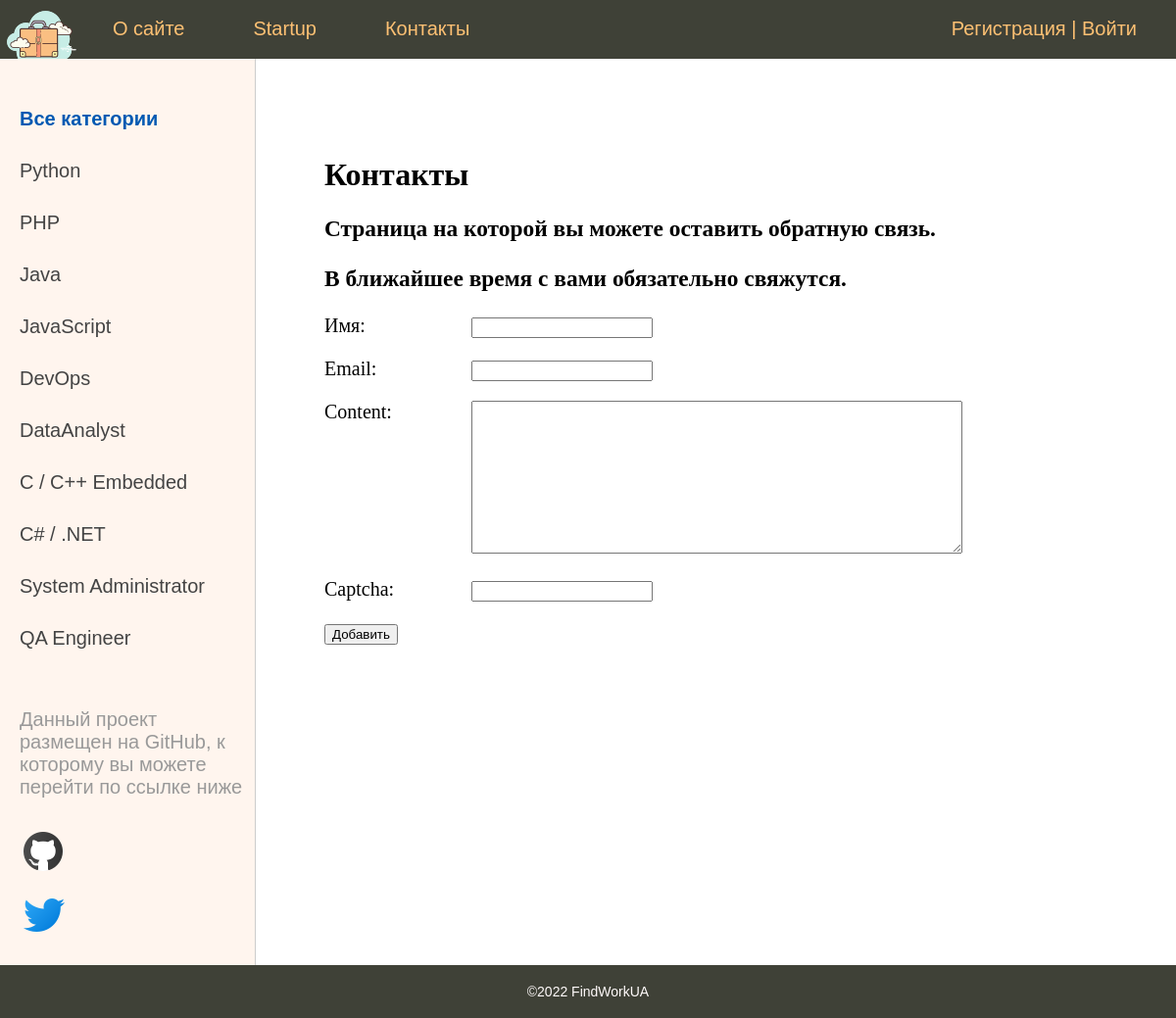
Page /contact/ on the committed database.
### searcherapp/models.py (models this page shows, shortened)
class Category(models.Model):
    name = models.CharField(max_length=100, db_index=True)
    slug = models.SlugField(max_length=255, db_index=True, unique=True, verbose_name='URL')
    def get_absolute_url(self):
        return reverse('category', kwargs={'cat_slug': self.slug})

### searcherapp/views.py (the view, shortened to what this page needs)
# urls.py: path('contact/', ContactFormView.as_view(), name='contact'),
class ContactFormView(DataMixin, FormView):
    form_class = ContactForm
    template_name = 'searcherapp/contact.html'
    success_url = reverse_lazy('home')
    def get_context_data(self, *, object_list=None, **kwargs):
        context = super().get_context_data(**kwargs)
        c_def = self.get_user_context(title="Контакты")
        return dict(list(context.items()) + list(c_def.items()))

### searcherapp/forms.py
class ContactForm(forms.Form):
    name = forms.CharField(label='Имя', max_length=255)
    email = forms.EmailField(label='Email')
    content = forms.CharField(widget=forms.Textarea(attrs={'cols': 60, 'rows': 10}))
    captcha = CaptchaField()

### searcherapp/utils.py (called while the page is built)
    def get_user_context(self, **kwargs):
        context = kwargs
        cats = Category.objects.all()
        user_menu = menu.copy()
        if not self.request.user.is_authenticated:
            user_menu.pop(3)
            user_menu.pop(2)
        context['menu'] = user_menu
        context['cats'] = cats
        if 'cat_selected' not in context:
            context['cat_selected'] = 0
        return context

### searcherapp/templates/searcherapp/contact.html (shortened to what this page needs)
{% extends 'searcherapp/base.html'%}
{% block content %}
<h1>{{title}}</h1>
<h3>Страница на которой вы можете оставить обратную связь.</h3>
<h3><p>В ближайшее время с вами обязательно свяжутся.</h3>
<form method="post">
    {% for f in form %}
     <p><label class="form-label" for="{{ f.id_for_label }}">{{ f.label }}: </label>{{ f }}</p>
    {% endfor %}
    <button type="submit">Добавить</button>
</form>
{% endblock %}

### searcherapp/templates/searcherapp/base.html (shortened to what this page needs)
{% load static %}
{% load searcherapp_tags %}
<!DOCTYPE html>
<html>
<head>
	<link type="text/css" href="{% static 'searcherapp/css/style.css' %}" rel="stylesheet" />
</head>
<body>
<table class="table-page" border=0 cellpadding="0" cellspacing="0">
<tr><td valign=top>
{% block mainmenu %}
		<div class="header">
			<ul id="mainmenu" class="mainmenu">
			<li class="logo"><a href="{% url 'home' %}"><div class="logo"></div></a></li>
{% for m in menu %}
			<li><a href="{% url m.url_name %}">{{m.title}}</a></li>
{% endfor %}
				{% if request.user.is_authenticated %}
				<li class="last">Вы вошли как - {{user.username}} | <a href="{% url 'logout' %}">Выйти</a></li>
				{% else %}
				<li class="last"><a href="{% url 'register' %}">Регистрация</a> | <a href="{% url 'login' %}">Войти</a></li>
				{% endif %}
			</ul>
		</div>
{% endblock mainmenu %}
<table class="table-content" border=0 cellpadding="0" cellspacing="0">
<tr>
	<td valign="top" class="left-chapters">
	<ul id="leftchapters">
{% if cat_selected == 0 %}
		<li class="selected"><h4>Все категории</h4></li>
{% else %}
		<li><a href="{% url 'home' %}"><h4>Все категории</h4></a></li>
{% endif %}
{% for c in cats %}
	{% if c.pk == cat_selected %}
		<li class="selected">{{c.name}}</li>
		{% else %}
		<li><a href="{{ c.get_absolute_url }}">{{c.name}}</a></li>
	{% endif %}
{% endfor %}
		<li class="share">
		<p>Данный проект размещен на GitHub, к которому вы можете перейти по ссылке ниже</p>
		<a class="share-yt" href="https://github.com/Denislvm/work_searches_app" target="_blank" rel="nofollow"></a>
		<a class="twitter" href="https://twitter.com/denislvm69" target="_blank" rel="nofollow"></a>
		</li>
	</ul>
</td>
<td valign="top" class="content">
	<div class="content-text">
{% block content %}
{% endblock %}
</td></tr></table>
</td></tr>
<tr><td valign=top>
	<div id="footer">
		<p align="center"> ©2022 FindWorkUA</p>
	</div>
</td></tr></table>
</body>
</html>

### searcherapp/static/searcherapp/css/style.css (style rules this page uses)
html, body { font-family: 'Arial'; margin: 0; padding: 0; height: 100%; width: 100%; color: #444; }
p { indent-text: 5em; }
a { color: #0059b2; text-decoration: none; }
.table-page { width: 100%; height: 100%; vertical-align: top; }
.table-page tr { height: 100%; }
.header { background: #3F4137; height: 60px; }
.logo { width: 85px; height: 80px; margin-right: 15px 15px 15px 15px; }
ul.mainmenu { list-style: none; margin: 0; padding: 0; height: 60px; color: #fdc073; font-size: 20px; overflow: hidden; }
ul.mainmenu li { float: left; margin: 18px 40px 0 30px; }
ul.mainmenu li.logo { margin: 0; }
ul.mainmenu li.last { float: right; }
ul.mainmenu li a { color: #fdc073; text-decoration: none; }
.table-content { width: 100%; min-height: 100%; height: 100%; }
.left-chapters { margin: 0; background: #FFF5EE; border-right: 1px solid #ccc; min-height: 100%; }
.left-chapters ul { width: 230px; min-height: 100%; margin: 0; padding: 20px 10px 10px 20px; list-style: none; font-size: 20px; }
.left-chapters ul li { margin: 30px 0 0 0; color: #999; }
.left-chapters ul li.selected { color: #0059b2; }
.left-chapters ul li a { color: #444; text-decoration: none; }
.left-chapters ul li.share { margin: 60px 0 0 0; }
.left-chapters ul li.share p { margin: 30px 0 30px 0; }
.left-chapters ul li.share a { display: inline-block; width: 40px; height: 40px; margin: 0 20px 0 0; }
.left-chapters ul li.share a.share-yt { width: 100%; height: 60px; background: url('../images/github.png') no-repeat 0 0; }
.left-chapters ul li.share a.twitter { width: 100%; height: 60px; background: url('../images/twitter.png') no-repeat 0 0; }
.content { padding: 40px 20px 20px 40px; width: 100%; box-sizing: border-box; }
.content-text { margin: 60px 0 0 30px; color: #000; font-size: 20px; font-family: Yandex Sans Display Light; }
.content-text h1 { font-size: 32px; }
#footer { box-sizing: border-box; background: #3F4137; padding: 5px; color: #FFFAFA; font-size: 14px; font-family: Verdana, Geneva, Arial, Helvetica; text-align: left; overflow: hidden; }
.form-label { display: inline-block; min-width: 150px; vertical-align: top; }

### rows in the picture
Category: name "Python"
Category: name "PHP"
Category: name "Java"
Category: name "JavaScript"
Category: name "DevOps"
Category: name "DataAnalyst"
Category: name "C / C++ Embedded"
Category: name "C# / .NET"
Category: name "System Administrator"
Category: name "QA Engineer"

### other values in the picture
{{ m.title }} "О сайте" "Startup" "Контакты"
{{ title }} "Контакты"
{{ f.label }} "Имя" "Email" "Content" "Captcha"
